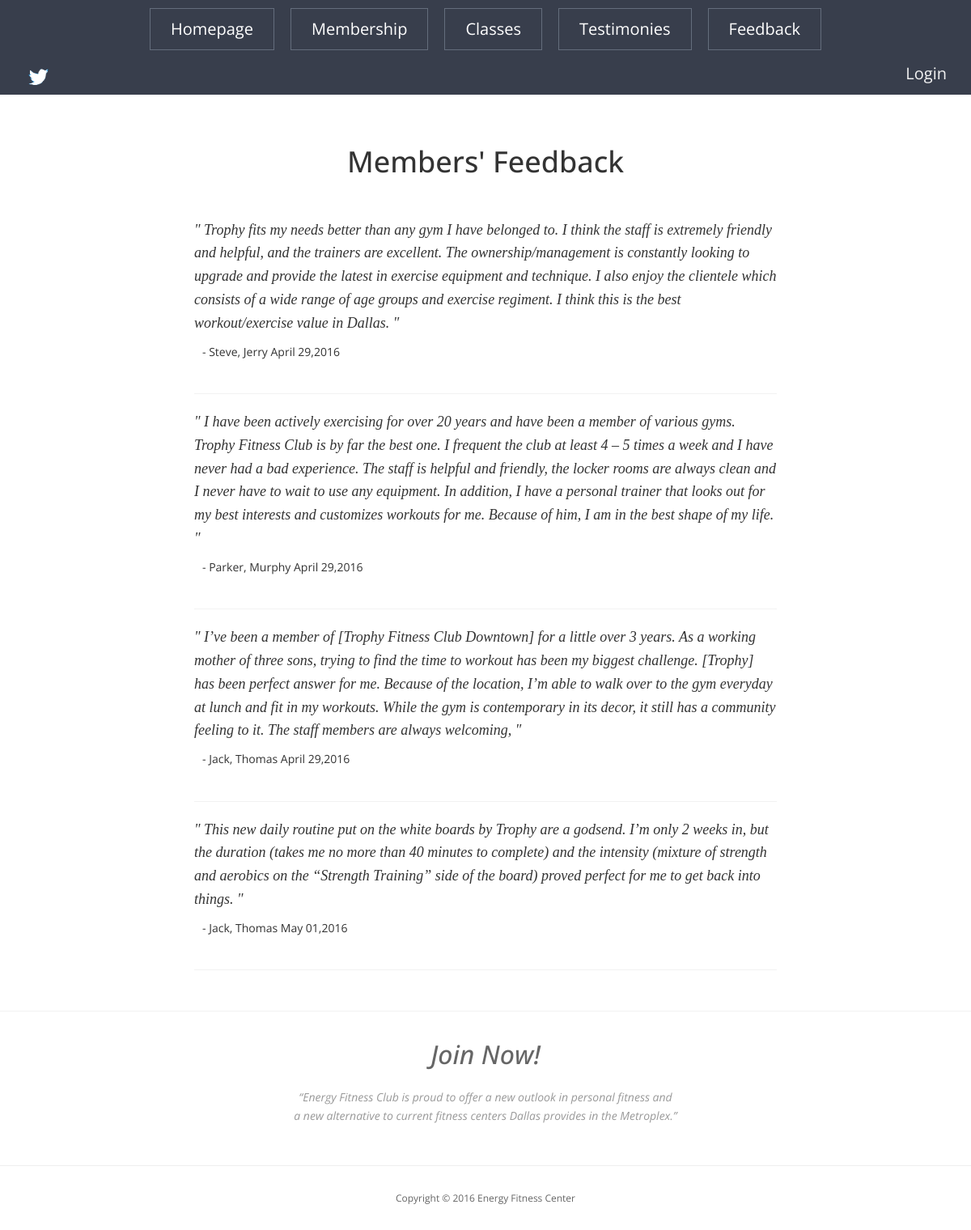
Screenshot of /readmore.php with the database file from the repository.
### tables this page shows
CREATE TABLE `feedback` (
  `id` mediumint(8) unsigned NOT NULL AUTO_INCREMENT,
  `fn` varchar(20) NOT NULL,
  `ln` varchar(40) NOT NULL,
  `mobile` varchar(20) NOT NULL,
  `email` varchar(60) NOT NULL,
  `message` varchar(500) NOT NULL,
  `date` datetime NOT NULL,
  PRIMARY KEY (`id`)
);

### web/readmore.php (the view, shortened to what this page needs)
<!DOCTYPE html>
<html>
	<head>
		<link rel="stylesheet" href="includes/bootstrap.min.css">
		<link rel="stylesheet" href="includes/style.css">
	</head>
	<body>
		<div id="readmore-main">
			<h1>Members' Feedback</h1>
			<div id="list-testimonies">
				<?php
					require("../connect.php");
					$query = "SELECT message,CONCAT(fn, ', ', ln) AS name, DATE_FORMAT(date, '%M %d,%Y') AS date FROM feedback ORDER BY date ASC";
					$result = @mysqli_query($db_connection,$query);
					if($result){
						while($row = mysqli_fetch_array($result,MYSQLI_ASSOC)){
							echo '<div class="feedback-row">
									<p class="feedback-content">" '.$row['message'].' "</p>
									<p class="feedback-member">- '.$row['name'].'  <span class="feedback-date">'.$row['date'].'</span></p>
								</div>';
						}
					}
				?>
			</div>
		</div>
	</body>
</html>

### web/includes/style.css (style rules this page uses)
body, h1, h2, h3, h4, h5, h6, .h1, .h2, .h3, .h4, .h5, .h6 { font-family: "Open Sans", Helvetica, Arial, sans-serif!important; }
body { overflow-x: hidden; }
img { max-width: 100%; height: auto; border: none; }
h1 { font-size: 36px; }
p { font-size: 14px; line-height: 1.6em; margin: 0; }
.single-page-nav { text-align: center; }
#readmore-main { width: 100%; height: auto; text-align: center; margin: 180px auto auto auto; border-bottom: 1px solid #f2f2f2; }
#list-testimonies { width: 60%; height: auto; margin: 50px auto 50px auto; text-align: left; }
.feedback-row { margin: 20px auto 20px auto; padding-bottom: 30px; border-bottom: 1px solid #f2f2f2; }
.feedback-content { font-family: "Monotype Corsiva"; font-style: italic; font-size: 18px; }
.feedback-member { margin: 10px; }
.footer-content h1 { color: #666; font-size: 32px; font-style: italic; margin-bottom: 25px; margin-top: 35px; }
.footer-content p { color: #999; font-style: italic; margin-bottom: 30px; }
.copy { color: #666; font-size: 12px; margin-bottom: 30px; margin-top: 10px; }
.navbar-inverse { background-color: #383E4C; border-color: #383E4C; }
.navbar-nav>li { display: inline-block; padding: 10px; }
.navbar-inverse .navbar-nav>li>a { //background: #383E4C none repeat scroll 0 0; border: 1px solid #646d7c; color: #fff ; font-size: 20px; padding: 15px 25px; text-decoration: none; text-transform: capitalize; -webkit-transition: all 0.3s ease; transition: all 0.3s ease; }
.navbar .navbar-nav { display: inline-block; float: none; }
.nav-log { font-size: 20px; float: right; color: #f2f2f2; margin: 0px auto 10px auto; }
#tweet { text-align: left; float: left; }

### rows the page displays
feedback: message "Trophy fits my needs better than any gym I have belonged to. I think the staff is extremely friendly and helpful, and the trainers are excellent. The ownership/management is constantly looking to upgrade and provide the latest in exercise equipment and technique. I also enjoy the clientele which consists of a wide range of age groups and exercise regiment. I think this is the best workout/exercise value in Dallas.", name "Steve, Jerry", date "April 29,2016"
feedback: message "I have been actively exercising for over 20 years and have been a member of various gyms. Trophy Fitness Club is by far the best one. I frequent the club at least 4 – 5 times a week and I have never had a bad experience. The staff is helpful and friendly, the locker rooms are always clean and I never have to wait to use any equipment. In addition, I have a personal trainer that looks out for my best interests and customizes workouts for me. Because of him, I am in the best shape of my life.", name "Parker, Murphy", date "April 29,2016"
feedback: message "I’ve been a member of [Trophy Fitness Club Downtown] for a little over 3 years. As a working mother of three sons, trying to find the time to workout has been my biggest challenge. [Trophy] has been perfect answer for me. Because of the location, I’m able to walk over to the gym everyday at lunch and fit in my workouts. While the gym is contemporary in its decor, it still has a community feeling to it. The staff members are always welcoming,", name "Jack, Thomas", date "April 29,2016"
feedback: message "This new daily routine put on the white boards by Trophy are a godsend. I’m only 2 weeks in, but the duration (takes me no more than 40 minutes to complete) and the intensity (mixture of strength and aerobics on the “Strength Training” side of the board) proved perfect for me to get back into things.", name "Jack, Thomas", date "May 01,2016"
